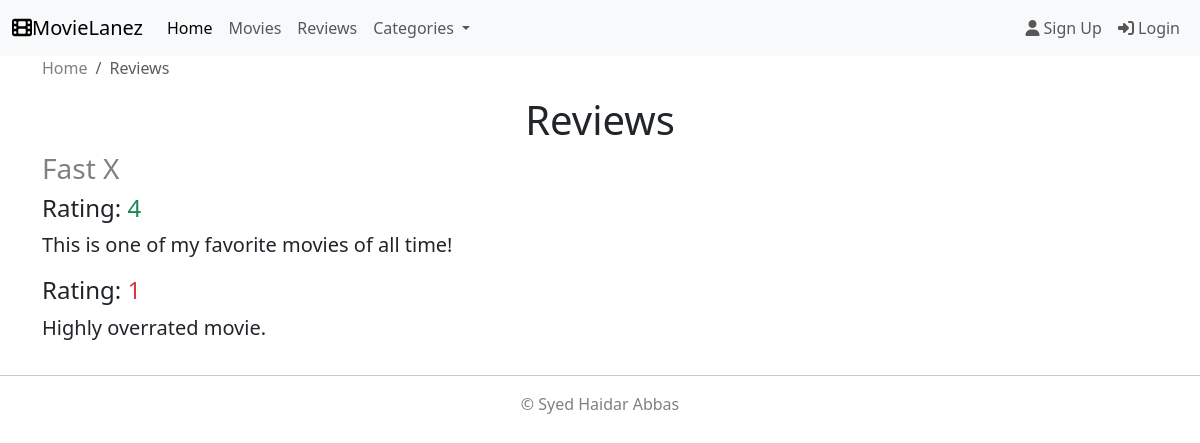
Screenshot of /reviews.php with the database file from the repository.
### tables this page shows
CREATE TABLE `movies` (
  `movie_id` int(11) UNSIGNED NOT NULL,
  `movie_name` varchar(255) NOT NULL DEFAULT '',
  `movie_year` int(4) NOT NULL,
  `movie_genre` varchar(100) NOT NULL DEFAULT '',
  `movie_bio` varchar(255) DEFAULT NULL,
  `movie_img` varchar(200) NOT NULL
);

CREATE TABLE `reviews` (
  `review_id` int(11) UNSIGNED NOT NULL,
  `review_movie_id` int(11) UNSIGNED NOT NULL,
  `review_user_id` int(11) UNSIGNED NOT NULL,
  `review_rating` int(11) NOT NULL,
  `review_content` varchar(255) NOT NULL DEFAULT ''
);

### reviews.php (the view, shortened to what this page needs)
<?php
require_once ('includes/header.php');
require_once ('includes/database.php');
$query_str = "SELECT * FROM movies";
$result = $conn->query($query_str);
?>
	<div class="container wrapper">
		<nav aria-label="breadcrumb">
			<ol class="breadcrumb">
				<li class="breadcrumb-item"><a href="index.php">Home</a></li>
				<li class="breadcrumb-item active" aria-current="page">Reviews</li>
			</ol>
		</nav>
		<h1 class="text-center">Reviews</h1>
		<?php
		while ($movie_row = $result->fetch_assoc()):
			$movie_id = $movie_row['movie_id'];
			$review_str = "SELECT * FROM reviews WHERE review_movie_id='$movie_id'";
			$review_result = $conn->query($review_str);
			$review_row = $review_result->fetch_assoc();
			if ($review_row) { ?>
				<div class="row movie-list">
					<div class="col-xs-12">
						<div class="panel panel-default">
							<div class="panel-heading">
								<h3 class="panel-title">
									<a href="moviedetails.php?id=<?= $movie_row['movie_id'] ?>"><?= $movie_row['movie_name'] ?></a>
								</h3>
							</div>
							<div class="panel-body">
								<?php
								$review_result = $conn->query($review_str);
								while ($review_row = $review_result->fetch_assoc()) :
									?>
									<h4>Rating: <span class="<?php
										if ($review_row['review_rating'] >= 4 ){
											echo 'text-success';
										} elseif ( $review_row['review_rating'] < 2 ) {
											echo 'text-danger';
										}
										?>"> <?=$review_row['review_rating'] ?></span></h4>
									<p class="lead"><?= $review_row['review_content'] ?></p>
								<?php endwhile ?>
							</div>
						</div>
					</div>
				</div>
			<?php }  endwhile ?>
	</div>
<?php
include ('includes/footer.php');
?>

### assets/css/main.css (style rules this page uses)
a { text-decoration:none; color:grey; }

### rows the page displays
movies: movie_name "Fast X"
reviews: review_rating "4", review_content "This is one of my favorite movies of all time!"
reviews: review_rating "1", review_content "Highly overrated movie."
